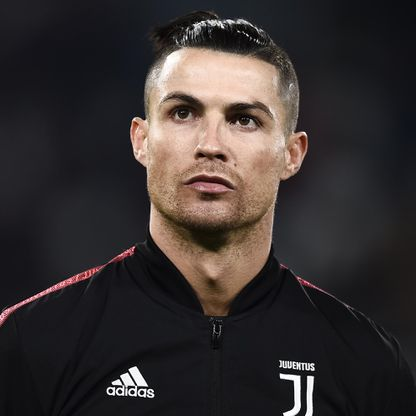
#> input picture 02 Object Detection/images/0021.jpg, 416 x 416 px
$ jupyter execute 01_object_detection_cascade_classifier.ipynb
#> lines starting #> are read from the running program, lines starting #| are printed output that depends on the picture
[cell 1]
import numpy as np
import cv2

# Face detection

[cell 2]
img = cv2.imread('./images/0021.jpg')
#> img is the input picture: shape (416, 416, 3); mean B, G, R 48.8, 49.4, 55.8
cv2.imshow('original image', img)
cv2.waitKey(0)
cv2.destroyAllWindows()

### load cascade classifier - frontal face

[cell 3]
face_cascade = cv2.CascadeClassifier('./cascade_classifier/haarcascade_frontalface_default.xml')

[cell 4]
# apply cascade classifier to image
face, num_detection = face_cascade.detectMultiScale2(img)
#> face = [[114, 40, 196, 196]]; num_detection = [89]

[cell 5]
print(face)
#| [[114  40 196 196]]

[cell 6]
print(num_detection)
#| [89]

[cell 7]
pt1 = (114, 40)
pt2 = (114+196, 40+196)

# draw the rectangle

cv2.rectangle(img, pt1, pt2,(0,255,0))

cv2.imshow('Face detection', img)
cv2.waitKey(0)
cv2.destroyAllWindows()

[cell 8]
# draw the circle
cx = 114 + 196//2
cy = 40 + 196//2
r = 196 // 2

cv2.circle(img,(cx,cy),r,(0,255,255),2)
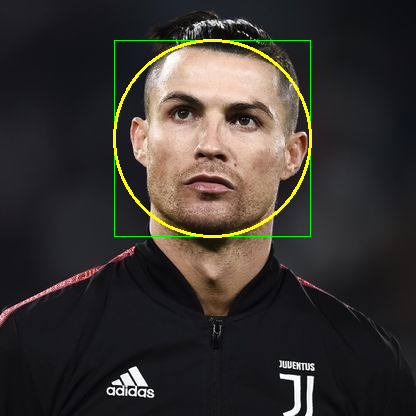
#> img: shape (416, 416, 3); mean B, G, R 48.2, 52.5, 57.8
cv2.imshow('Face detection Circle', img)
cv2.waitKey(0)
cv2.destroyAllWindows()

## Multiple Face Detection

[cell 9]
grp_img = cv2.imread('./images/friends.jpg')
cv2.imshow('Friend detection', grp_img)
cv2.waitKey(0)
cv2.destroyAllWindows()

[cell 10]
face_cascade = cv2.CascadeClassifier('./cascade_classifier/haarcascade_frontalface_default.xml')

[cell 11]
# step - 1 Apply cascade calssifier to an image

faces, num_detection = face_cascade.detectMultiScale2(grp_img, minNeighbors=8)
#> faces = (); num_detection = ()

print("Faces ", faces)
#| Faces  ()
print("Number of Detection ", num_detection)
#| Number of Detection  ()

[cell 12]
# step 2 Run a loop
for x,y,w,h, in faces:
    cv2.rectangle(grp_img, (x,y),(x+w,y+h),(0,255,255),1)
#> this loop made 0 passes

cv2.imshow('Detected faces', grp_img)
cv2.waitKey(0)
cv2.destroyAllWindows()

## Face and Eye Detection

[cell 13]
img = cv2.imread('./images/friends.jpg')

cv2.imshow('Original Image', img)
cv2.waitKey(0)
cv2.destroyAllWindows()

[cell 14]
face_cascade = cv2.CascadeClassifier('./cascade_classifier/haarcascade_frontalface_default.xml')
eye_cascade = cv2.CascadeClassifier('./cascade_classifier/haarcascade_eye.xml')

[cell 15]
# step 1 = Face detection

faces, num_detection = face_cascade.detectMultiScale2(img, minNeighbors=8)

[cell 16]
print(faces)
print(num_detection)

[cell 17]
for x,y,w,h in faces:
    cv2.rectangle(img,(x,y),(x+w,y+h),(0,255,255))

    # step 2 = Eye Detection

    face_roi = img[y:y+h, x:x+h] # cropping the image

    # step 3 = apply cascade classifier for eye
    eyes, num_detection_eye = eye_cascade.detectMultiScale2(face_roi)
    for ex, ey, ew, eh in eyes:
        cx = x + ex + ew//2
        cy = y + ey + eh//2
        r = eh//2

        cv2.circle(img, (cx,cy), r, (0,255,0))

# step = 3 face detection

cv2.imshow('Detected Image', img)
cv2.waitKey(0)
cv2.destroyAllWindows()

## Face, eye and smile detection

[cell 18]
img = cv2.imread('./images/friends.jpg')

cv2.imshow('Original Image', img)
cv2.waitKey(0)
cv2.destroyAllWindows()

[cell 19]
# step 1 = face detection

face_cascade = cv2.CascadeClassifier('./cascade_classifier/haarcascade_frontalface_default.xml')
eye_cascade = cv2.CascadeClassifier('./cascade_classifier/haarcascade_eye.xml')
smile_cascae = cv2.CascadeClassifier('./cascade_classifier/haarcascade_smile.xml')


faces, num_detection = face_cascade.detectMultiScale2(img, minNeighbors=8)

for x,y,w,h in faces:
    face_roi = img[y:y+h, x:x+w].copy()
    cv2.rectangle(img,(x,y),(x+w,y+h),(0,255,255))

    # step 2 = Eye Detection
    eyes, num_detection_eye = eye_cascade.detectMultiScale2(face_roi)

    for ex, ey, ew, eh in eyes:
        cx = x + ex + ew//2
        cy = y + ey + eh//2
        r = eh//2

        cv2.circle(img, (cx,cy), r, (0,255,0))

    # step 3 = smile detection

    smiles, num_detection_smile = smile_cascae.detectMultiScale2(face_roi)

    for sx, sy, sw, sh in smiles:
        cv2.rectangle(img, (x+sx,y+sy), (x+sx+sw,y+sy+sh), (255,0,0))

# step 4 = show the image
cv2.imshow('Detected Image', img)
cv2.waitKey(0)
cv2.destroyAllWindows()


$ run again, with 02 Object Detection/images/2200.jpg copied over 02 Object Detection/images/0021.jpg
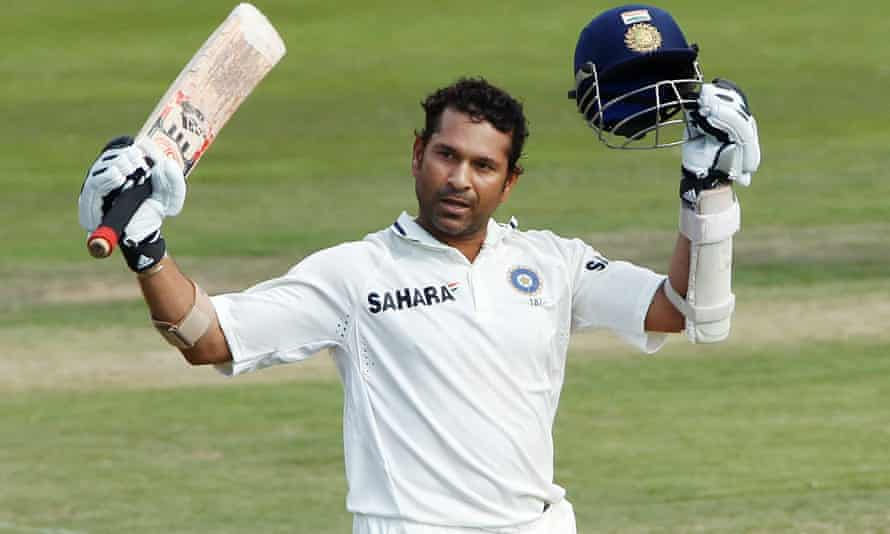
#> input picture 02 Object Detection/images/2200.jpg, 890 x 534 px
#> img is the input picture: shape (534, 890, 3); mean B, G, R 119.5, 156.9, 148.7
#> `face, num_detection = face_cascade.detectMultiScale2(img)`: face = [[407, 119, 112, 112], [662, 175, 91, 91]]; num_detection = [54, 5]
#| [[407 119 112 112]
#|  [662 175  91  91]]
#| [54  5]
#> `cv2.circle(img,(cx,cy),r,(0,255,255),2)`:
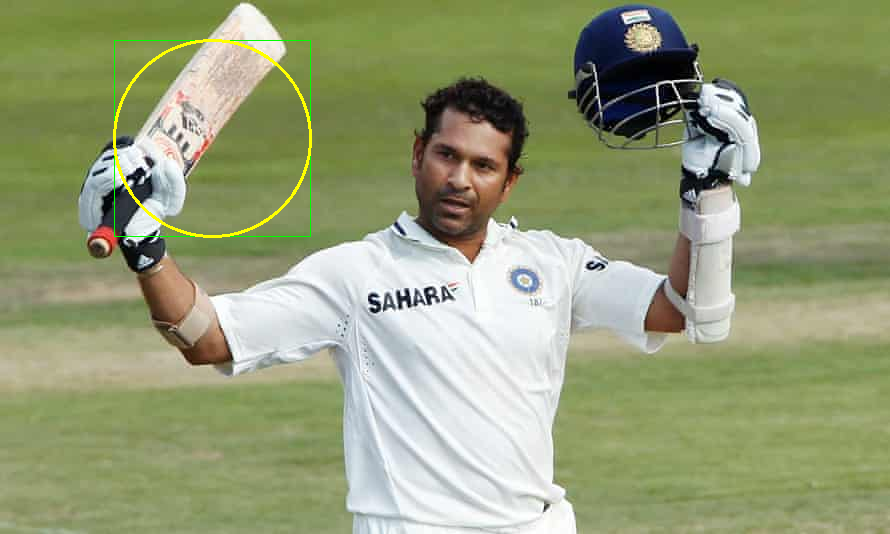
#> img: shape (534, 890, 3); mean B, G, R 118.9, 157.4, 148.9
#> `faces, num_detection = face_cascade.detectMultiScale2(grp_img, minNeig..`: faces = ()
#| Faces  ()
#| Number of Detection  ()
